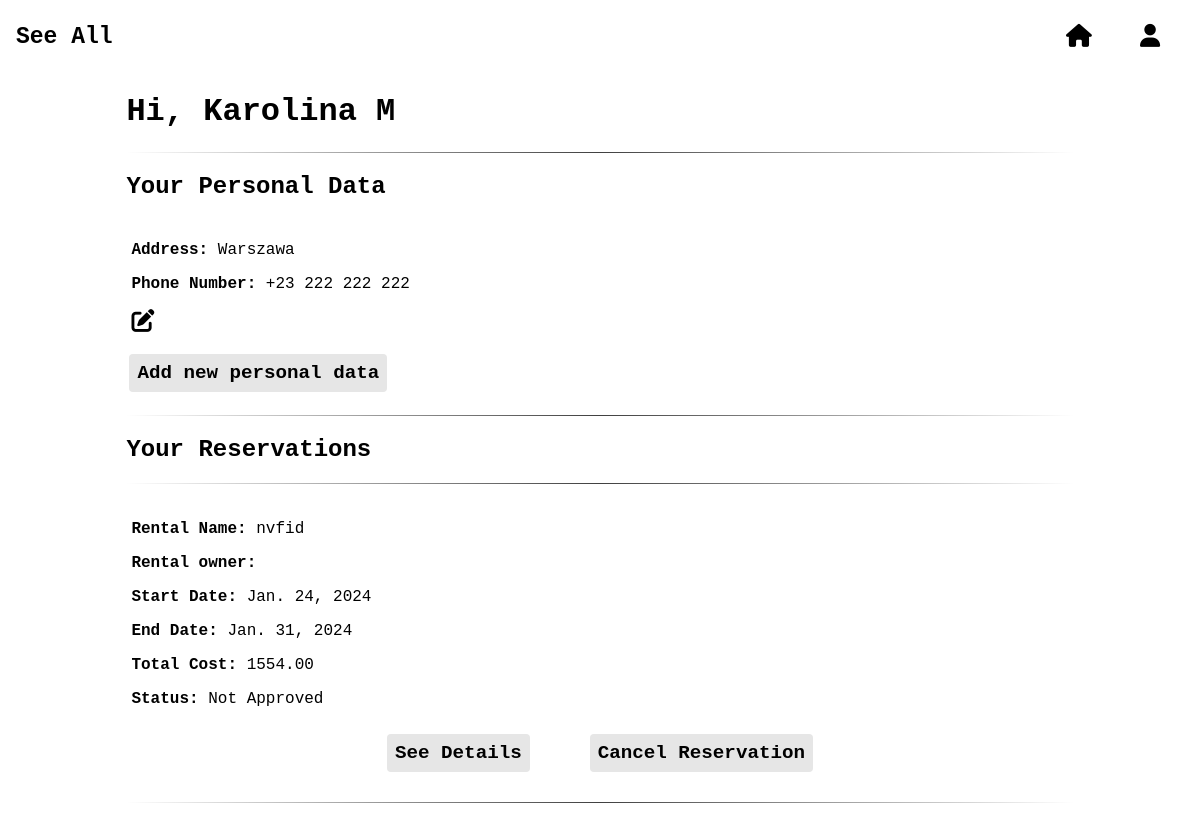
/view_personal_data/ (signed in), run on the app's committed database.
### accounts/models.py (models this page shows, shortened)
class UserProfile(models.Model):
    user = models.OneToOneField(User, on_delete=models.CASCADE)
    activation_token = models.UUIDField(default=uuid.uuid4)
    first_name = models.CharField(max_length=100)
    surname = models.CharField(max_length=100)

class PersonalData(models.Model):
    user = models.ForeignKey(User, on_delete=models.CASCADE, related_name='personal_data')
    address = models.CharField(max_length=255)
    phone_number = models.CharField(max_length=20)

### add_rentals/models.py (models this page shows, shortened)
class Reservation(models.Model):
    rental = models.ForeignKey(Rental, on_delete=models.CASCADE)
    user = models.ForeignKey(User, on_delete=models.CASCADE)
    start_date = models.DateField()
    end_date = models.DateField()
    approved = models.BooleanField(default=False)

class Rental(models.Model):
    user = models.ForeignKey(User, on_delete=models.CASCADE)
    name = models.CharField(max_length=50)
    description = models.TextField(max_length=400)
    number_of_rooms = models.IntegerField()
    number_of_bathrooms = models.IntegerField()
    price_per_night = models.DecimalField(max_digits=6, decimal_places=2)
    max_guests = models.IntegerField()
    number_of_beds = models.IntegerField()
    address_city = models.CharField(max_length=50)
    address_street = models.CharField(max_length=50)

### accounts/views.py (the view)
# urls.py: path('view_personal_data/', views.view_personal_data, name='view_personal_data'),
@login_required
def view_personal_data(request):
    user_data = PersonalData.objects.filter(user=request.user)
    user_reservations = Reservation.objects.filter(user=request.user)
    for reservation in user_reservations:
        duration = (reservation.end_date - reservation.start_date).days
        reservation.total_cost = reservation.rental.price_per_night * duration
    return render(request, 'view_personal_data.html', {
        'user_data': user_data,
        'user_reservations': user_reservations
    })

### accounts/templates/view_personal_data.html (shortened to what this page needs)
{% load static %}
<!DOCTYPE html>
<html>
<head>
    <link rel="stylesheet" href="https://cdnjs.cloudflare.com/ajax/libs/font-awesome/6.1.1/css/all.min.css">
    <link rel="stylesheet" href="{% static 'css/header.css' %}">
    <link rel="stylesheet" href="{% static 'css/manage_account.css' %}">
</head>
 <header>
        {% include 'header.html' %}
    </header>
<body>
    <div class="main-container">
        {% with request.user.userprofile as profile %}
            <h1>Hi, {{ profile.first_name }} {{ profile.surname }}</h1>
        {% endwith %}
        <hr>
        <h2>Your Personal Data</h2>
        {% for data in user_data %}
            <div class="personal-data">
                {% if data.address %}
                    <p><strong>Address:</strong> {{ data.address }}</p>
                {% endif %}
                {% if data.phone_number %}
                    <p><strong>Phone Number:</strong> {{ data.phone_number }}</p>
                {% endif %}
                <a href="{% url 'edit_personal_data' data.id %}" class="edit-data-btn" style="color: black">
                    <i class="fa fa-edit"></i></a>
            </div>
        {% empty %}
            <p>No personal data found.</p>
        {% endfor %}
        <a href="{% url 'add_personal_data' %}" class="add-data-btn">Add new personal data</a>
        <hr>
        <h2>Your Reservations</h2>
        <hr>
       <div class="reservation-list">
            {% for reservation in user_reservations %}
                <div class="reservation">
                    <p><strong>Rental Name:</strong> {{ reservation.rental.name }}</p>
                    <p><strong>Rental owner:</strong> {{ reservation.rental.user.first_name }} {{ reservation.rental.user.surname }}</p>
                    <p><strong>Start Date:</strong> {{ reservation.start_date }}</p>
                    <p><strong>End Date:</strong> {{ reservation.end_date }}</p>
                    <p><strong>Total Cost:</strong> {{ reservation.total_cost }}</p>
                    <p><strong>Status:</strong> {{ reservation.approved|yesno:"Approved,Not Approved" }}</p>
                <div class="buttons-div">
                    <a href="{% url 'one_rental' reservation.rental.id %}" class="see-more-btn">See Details</a>
                    <form method="post" action="{% url 'cancel_reservation' reservation.id %}">
                        <button type="submit" class="cancel-btn">Cancel Reservation</button>
                    </form>
                </div>
                </div>
                <hr>
            {% empty %}
                <p>No reservations found.</p>
            {% endfor %}
        </div>
    </div>
</body>
</html>

### static/css/header.css (style rules this page uses)
button { background-color: transparent; color: black; padding: 8px 16px; border: none; border-radius: 4px; cursor: pointer; display: inline-flex; align-items: center; transition: all 0.5s ease-in-out !important; margin-left: 3px; margin-right: 3px; font-family: "Courier", monospace; font-weight: 900; font-size: 23px; }
button:not(:has(i)) { padding: 8px; }
.fa { font-size: 23px; }

### static/css/manage_account.css (style rules this page uses)
html { font-family: "Courier", monospace; }
html body { margin-top: 4.5em; display: flex; flex-direction: column; align-items: center; }
html body .main-container { width: 80%; }
html body .main-container .personal-data, html body .main-container .reservation { background-color: #fff; padding: 5px; margin-bottom: 15px; margin-top: 15px; }
html body .main-container .personal-data .buttons-div, html body .main-container .reservation .buttons-div { display: flex; flex-direction: row; align-items: center; justify-content: center; }
html body .see-more-btn, html body .cancel-btn { background-color: transparent; color: black; padding: 8px 16px; border: none; border-radius: 4px; cursor: pointer; display: inline-flex; align-items: center; transition: all 0.5s ease-in-out !important; margin-left: 3px; margin-right: 3px; font-family: "Courier", monospace; font-weight: 900; font-size: 23px; text-decoration: none; font-size: 1.2em; margin: 10px 30px; background-color: #e6e6e6; }
html body .see-more-btn:not(:has(i)), html body .cancel-btn:not(:has(i)) { padding: 8px; }
html body .add-data-btn { background-color: transparent; color: black; padding: 8px 16px; border: none; border-radius: 4px; cursor: pointer; display: inline-flex; align-items: center; transition: all 0.5s ease-in-out !important; margin-left: 3px; margin-right: 3px; font-family: "Courier", monospace; font-weight: 900; font-size: 23px; text-decoration: none; font-size: 1.2em; background-color: #e6e6e6; margin-bottom: 15px; }
html body .add-data-btn:not(:has(i)) { padding: 8px; }
hr { border: 0; height: 1px; background-image: linear-gradient(to right, rgba(0, 0, 0, 0), rgba(0, 0, 0, 0.75), rgba(0, 0, 0, 0)); }

### data on the page
UserProfile: first_name "Karolina", surname "M"
PersonalData: address "Warszawa", phone_number "+23 222 222 222"
Reservation: rental.name "nvfid", start_date "Jan. 24, 2024", end_date "Jan. 31, 2024", total_cost "1554.00", approved "Not Approved"
